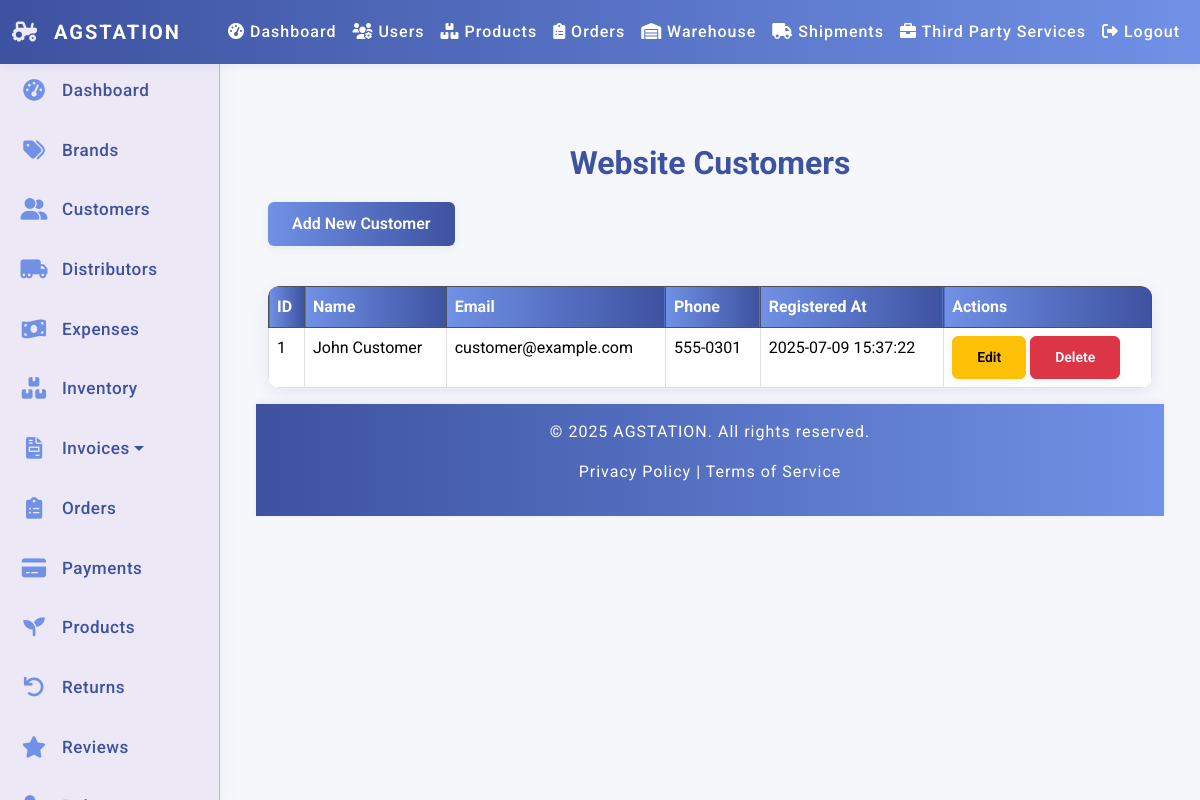
Screenshot of /admin/customers/index.php (signed in) with the database file from the repository.
### tables this page shows
CREATE TABLE WebsiteCustomers (
    customer_id INT PRIMARY KEY AUTO_INCREMENT,
    name VARCHAR(255) NOT NULL,
    email VARCHAR(255) UNIQUE,
    password_hash VARCHAR(255) NOT NULL,
    phone VARCHAR(50),
    shipping_address TEXT,
    billing_address TEXT,
    created_at DATETIME DEFAULT CURRENT_TIMESTAMP
);

### admin/customers/index.php (the view, shortened to what this page needs)
<?php
include '../../includes/header.php';
include '../../config/db.php';
try {
    $stmt = $pdo->prepare("SELECT customer_id, name, email, phone, created_at FROM WebsiteCustomers ORDER BY customer_id DESC");
    $stmt->execute();
    $customers = $stmt->fetchAll(PDO::FETCH_ASSOC);
} catch (PDOException $e) {
    die("Database error: " . $e->getMessage());
}
?>
<div class="container mt-4">
    <h2>Website Customers</h2>
    <a href="create.php" class="btn btn-primary mb-3">Add New Customer</a>
    <table class="table table-bordered">
        <thead class="table-dark">
            <tr>
                <th>ID</th>
                <th>Name</th>
                <th>Email</th>
                <th>Phone</th>
                <th>Registered At</th>
                <th>Actions</th>
            </tr>
        </thead>
        <tbody>
            <?php foreach ($customers as $customer): ?>
                <tr>
                    <td><?= htmlspecialchars($customer['customer_id']) ?></td>
                    <td><?= htmlspecialchars($customer['name']) ?></td>
                    <td><?= htmlspecialchars($customer['email']) ?></td>
                    <td><?= htmlspecialchars($customer['phone']) ?></td>
                    <td><?= htmlspecialchars($customer['created_at']) ?></td>
                    <td>
                        <a href="edit.php?id=<?= htmlspecialchars($customer['customer_id']) ?>" class="btn btn-sm btn-warning">Edit</a>
                        <a href="delete.php?id=<?= htmlspecialchars($customer['customer_id']) ?>" class="btn btn-sm btn-danger" onclick="return confirm('Are you sure?')">Delete</a>
                    </td>
                </tr>
            <?php endforeach; ?>
        </tbody>
    </table>
</div>
<?php include '../../includes/footer.php'; ?>

### assets/css/style.css (style rules this page uses)
html, body { height: 100%; margin: 0; padding: 0; }
body { font-family: 'Roboto', sans-serif; margin: 0; padding: 0; background: #EDE8F5; color: #222; min-height: 100vh; display: flex; flex-direction: column; height: 100vh; }
h1, h2 { text-align: center; color: #3D52A0; font-weight: 700; margin-bottom: 20px; }
.btn, button { font-weight: 600; border-radius: 6px; padding: 10px 24px; transition: all 0.2s; box-shadow: 0 2px 8px rgba(61, 82, 160, 0.08); }
.btn-primary, .btn-primary:focus { background: linear-gradient(90deg, #7091E6 0%, #3D52A0 100%); border: none; color: #fff; }
table { width: 100%; border-collapse: collapse; margin: 24px 0; background: #fff; border-radius: 12px; overflow: hidden; box-shadow: 0 4px 16px rgba(61, 82, 160, 0.10); }
table th, table td { padding: 16px; text-align: left; border-bottom: 1px solid #ADB8DA; }
table th { background: linear-gradient(90deg, #7091E6 0%, #3D52A0 100%); color: #fff; font-weight: bold; }

### rows the page displays
websitecustomers: customer_id "1", name "John Customer", email "customer@example.com", phone "555-0301", created_at "2025-07-09 15:37:22"
